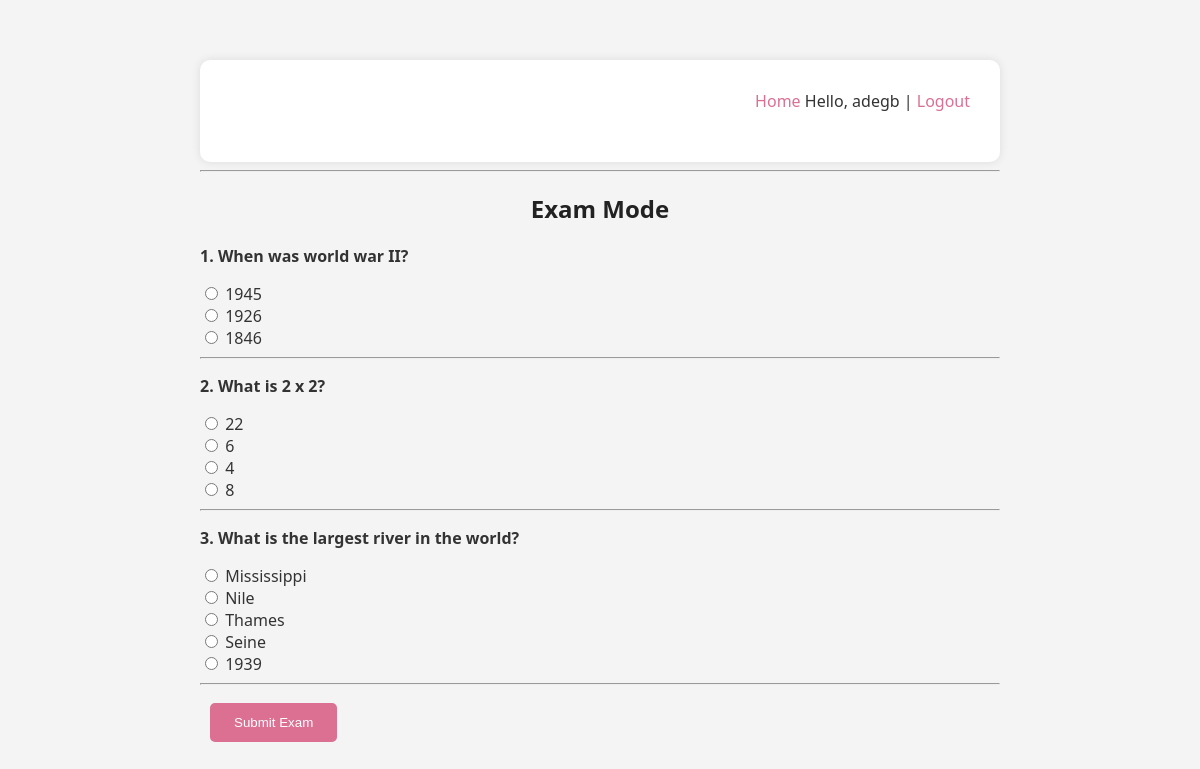
The page /exam/ (signed in) on the database as committed earlier.
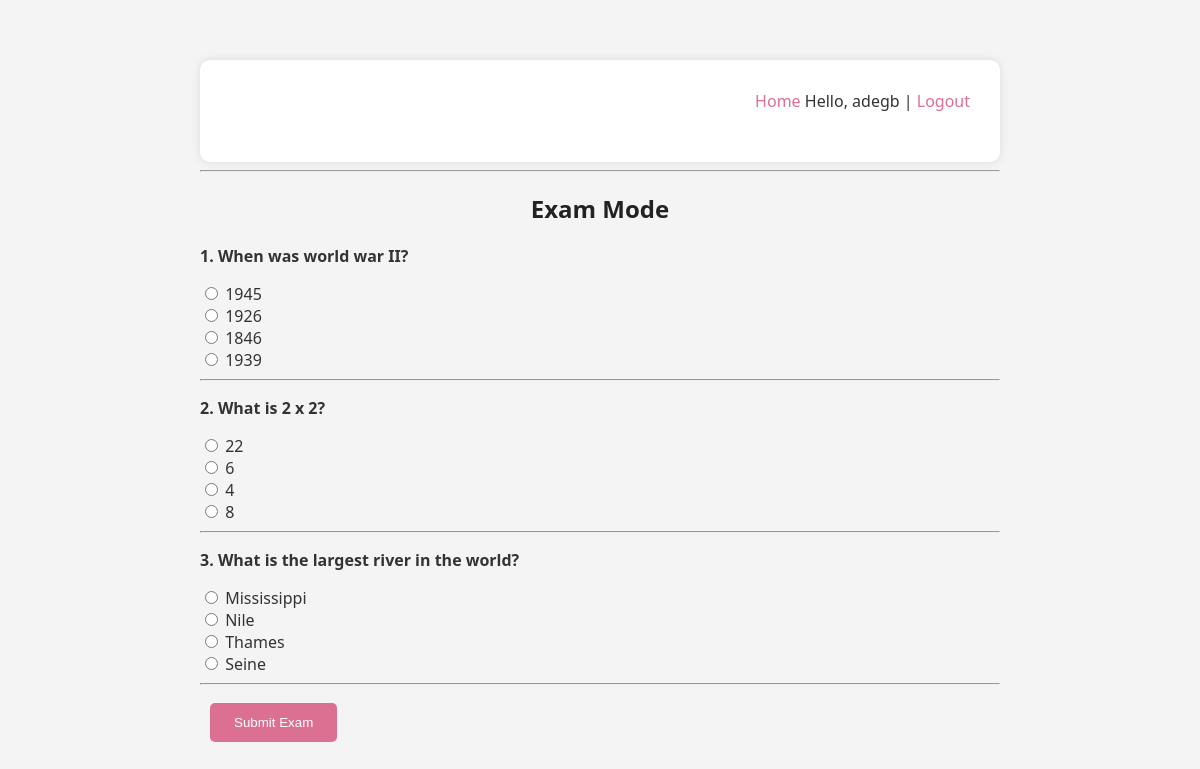
The same page on the database as committed later.
### polls/models.py (models this page shows, shortened)
class Question(models.Model):
    question_text = models.CharField(max_length=200)
    pub_date = models.DateTimeField('date published')
    MODE_CHOICES = [
        ('EXAM', 'Exam'),
        ('SURVEY', 'Survey'),
    ]
    mode = models.CharField(max_length=10, choices=MODE_CHOICES, default='SURVEY')

class Choice(models.Model):
    question = models.ForeignKey(Question, on_delete=models.CASCADE)
    choice_text = models.CharField(max_length=200)
    votes = models.IntegerField(default=0)
    is_correct = models.BooleanField(default=False)

### polls/views.py (the view)
# urls.py: path('exam/', views.exam_view, name='exam'),
@login_required
def exam_view(request):
    questions = list(Question.objects.filter(mode='EXAM'))
    random.shuffle(questions)
    return render(request, 'polls/exam.html', {'questions': questions})

### polls/templates/polls/exam.html (shortened to what this page needs)
{% extends "base.html" %}
{% block content %}
  <h2>Exam Mode</h2>
  <form method="post" action="{% url 'polls:exam_submit' %}">
    {% for question in questions %}
      <div>
        <p><strong>{{ forloop.counter }}. {{ question.question_text }}</strong></p>
        {% for choice in question.choice_set.all %}
          <label>
            <input type="radio" name="question_{{ question.id }}" value="{{ choice.id }}" required>
            {{ choice.choice_text }}
          </label><br>
        {% endfor %}
      </div>
      <hr>
    {% endfor %}
    <button type="submit">Submit Exam</button>
  </form>
{% endblock %}

Rows that differ between the two databases and show on the page:
changed Question "When was world war II?": gains Choice (choice_text "1939")
changed Question "What is the largest river in the world?": loses Choice (choice_text "1939")
